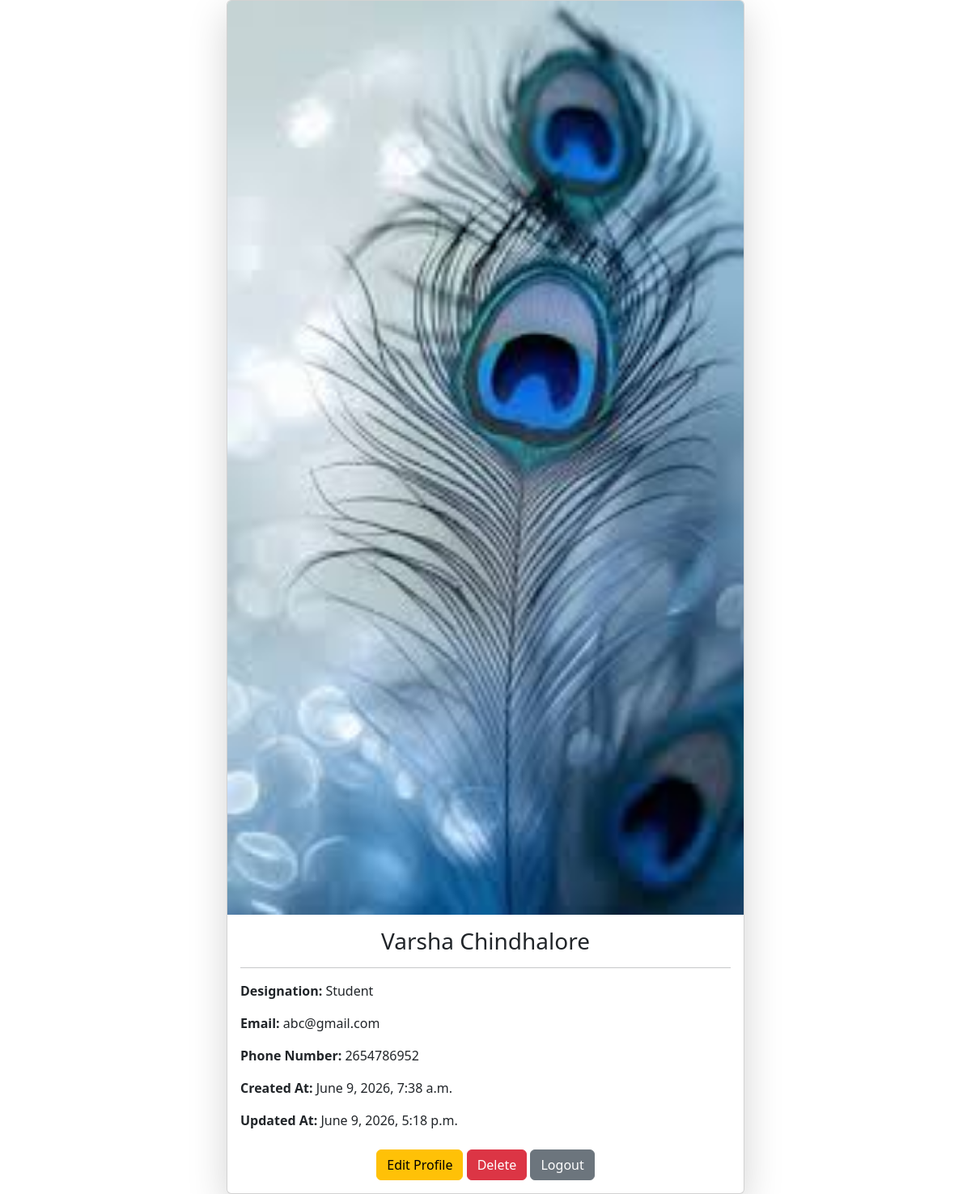
The app's page /Employees/1/ with its own data.
### Employees/models.py (models this page shows, shortened)
class Employee(models.Model):
    first_name = models.CharField(max_length=100)
    last_name = models.CharField(max_length=100)
    photo = models.ImageField(upload_to='images')
    designation = models.CharField(max_length=100)
    email = models.EmailField(max_length=100,unique=True)
    phone_number = models.CharField(max_length=12,blank=True)
    created_at = models.DateTimeField(auto_now_add=True)
    updated_at = models.DateTimeField(auto_now=True)
    password = models.CharField(max_length=100)

### Employees/views.py (the view)
# urls.py: path('<int:pk>/', employee, name='employee_details'),
def employee(request, pk):
    employee = get_object_or_404(Employee, pk=pk)
    return render(
        request,
        'employee.html',
        {'employee': employee}
    )

### TEMPLATES/employee.html (shortened to what this page needs)
{% load static %}
<!DOCTYPE html>
<html>
<head>
    <link href="https://cdn.jsdelivr.net/npm/bootstrap@5.3.8/dist/css/bootstrap.min.css" rel="stylesheet">
</head>
<body>
    <div class="card mx-auto shadow-lg" style="width: 40rem;">
        {% if employee.photo %}
        <img
            src="{{ employee.photo.url }}" class="card-img-top" alt="{{ employee.first_name }}"> {% endif %} <div
            class="card-body">
            <h3 class="card-title text-center">
                 {{ employee.first_name }} {{ employee.last_name }}
                </h3>
            <hr>
            <p> <strong>Designation:</strong> {{ employee.designation }} </p>
            <p> <strong>Email:</strong> {{ employee.email }} </p>
            <p> <strong>Phone Number:</strong> {{ employee.phone_number }} </p>
            <p> <strong>Created At:</strong> {{ employee.created_at }} </p>
            <p> <strong>Updated At:</strong> {{ employee.updated_at }} </p>
            <div class="text-center mt-4"> <a href="{% url 'edit_employee' employee.id %}" class="btn btn-warning"> Edit
                    Profile </a> <a href="{% url 'delete_employee' employee.id %}" class="btn btn-danger"> Delete </a>
                <a href="{% url 'logout' %}" class="btn btn-secondary"> Logout </a> </div>
        </div>
    </div>
</body>
</html>

### records on screen
Employee: photo (placeholder picture), first_name "Varsha", last_name "Chindhalore", designation "Student", email "abc@gmail.com", phone_number "2654786952", created_at "June 9, 2026, 7:38 a.m.", updated_at "June 9, 2026, 5:18 p.m."
